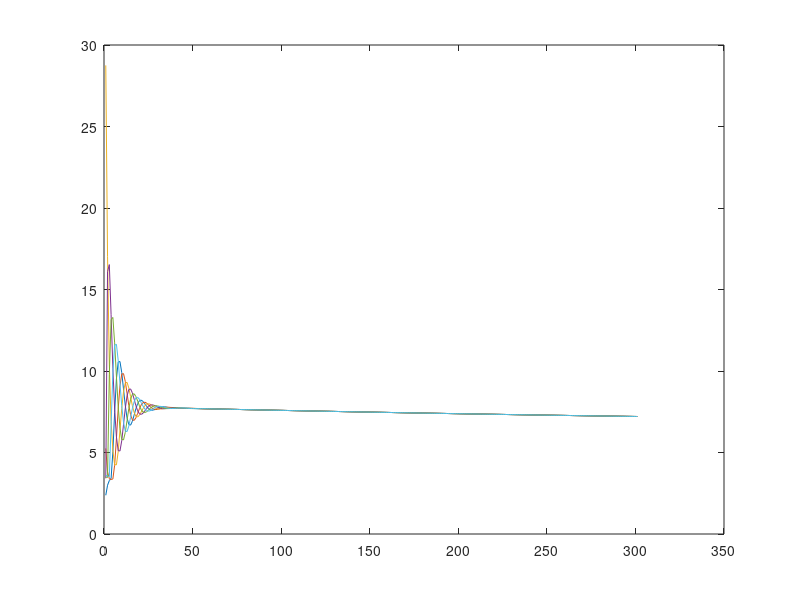
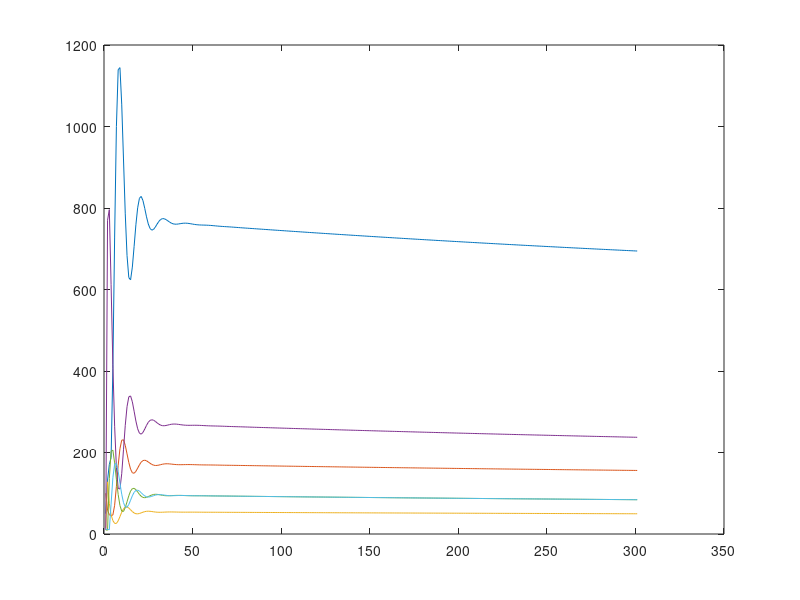
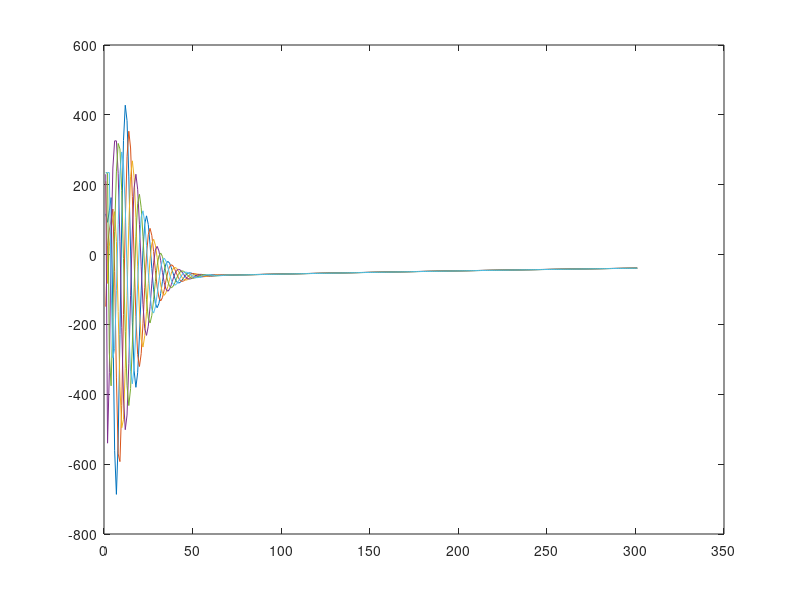

Write MATLAB code to recreate these figures, in order.
clc,clear all,close all
P=[0.5 0 0 0 0 0.5;0.5 0.5 0 0 0 0;0 0.5 0.5 0 0 0;0 0 0.5 0.5 0 0;0 0 0 0.5 0.5 0;0 0 0 0 0.5 0.5];
Q=P;
ef=4e-5;
v=[133.33;28.5714;8;59.952;20;20];
beta=diag(v);
alpha=[-266.6667;-50;-8;-194.8441;-60;-60];
dell_p(:,1)=[116.64;-148.98;210;230;235;233];
p_max=[200;400;50;35;30;40];
p_min=[50;100;15;10;10;12];
lamda_max=[3.5;15.75;72.5;3.8338;4.5;5];
lamda_min=[2.375;5.25;28.75;3.4168;3.5;3.6];
lamda(:,1)=lamda_min;
p(:,1)=p_min;

for i=1:300
lamda(:,i+1)=P*lamda(:,i)+ef*dell_p(:,i);
if lamda(:,i+1)>lamda_max
    p(:,i+1)=p_max;
elseif lamda(:,i+1)<lamda_min
    p(:,i+1)=p_min;
else
 p(:,i+1)=beta*lamda(:,i+1)+alpha;
end
 dell_p(:,i+1)=Q*dell_p(:,i)-(p(:,i+1)-p(:,i));
end

% for i=1:50
% 
% for j=1:6
%     lamda(:,i+1)=P*lamda(:,i)+ef*dell_p(:,i);
% if lamda(j,i+1)>lamda_max(j)
%     p(j,i+1)=p_max(j);
% elseif lamda(j,i+1)<lamda_min(j)
%     p(j,i+1)=p_min(j);
% else
%  p(j,i+1)=beta(j)*lamda(j,i+1)+alpha(j);
% end
% dell_p(:,i+1)=Q*dell_p(:,i)-(p(:,i+1)-p(:,i));
% end
% 
% end

figure('Name','Incremental costs');
x1=lamda(1,:);
x2=lamda(2,:);
x3=lamda(3,:);
x4=lamda(4,:);
x5=lamda(5,:);
x6=lamda(6,:);
plot(x1);
hold on;
plot(x2);
plot(x3);
plot(x4);
plot(x5);
plot(x6);

figure('Name','power o/ps');
p1=p(1,:);
p2=p(2,:);
p3=p(3,:);
p4=p(4,:);
p5=p(5,:);
p6=p(6,:);
plot(p1);
hold on;
plot(p2);
plot(p3);
plot(p4);
plot(p5);
plot(p6);

figure('Name','dell_p mismatch');
dell_p1=dell_p(1,:);
dell_p2=dell_p(2,:);
dell_p3=dell_p(3,:);
dell_p4=dell_p(4,:);
dell_p5=dell_p(5,:);
dell_p6=dell_p(6,:);

plot(dell_p1);
hold on;
plot(dell_p2);
plot(dell_p3);
plot(dell_p4);
plot(dell_p5);
plot(dell_p6);
